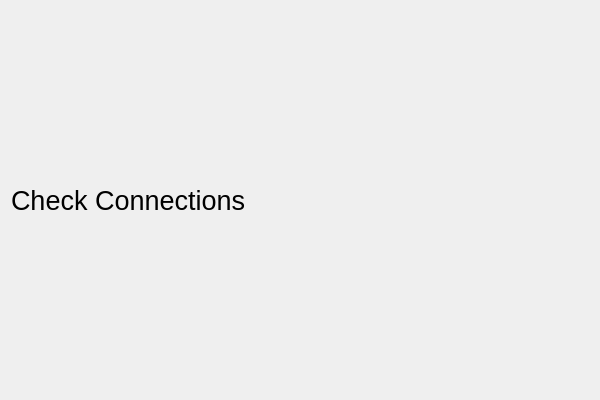
<?xml version="1.0" encoding="UTF-8"?>
<ui version="4.0">
 <class>Form</class>
 <widget class="QWidget" name="Form">
  <property name="geometry">
   <rect>
    <x>0</x>
    <y>0</y>
    <width>600</width>
    <height>400</height>
   </rect>
  </property>
  <property name="minimumSize">
   <size>
    <width>600</width>
    <height>400</height>
   </size>
  </property>
  <property name="windowTitle">
   <string>Form</string>
  </property>
  <layout class="QVBoxLayout" name="verticalLayout">
   <item>
    <widget class="QLabel" name="label">
     <property name="font">
      <font>
       <pointsize>20</pointsize>
      </font>
     </property>
     <property name="text">
      <string>Check Connections</string>
     </property>
    </widget>
   </item>
  </layout>
 </widget>
 <resources/>
 <connections/>
</ui>
